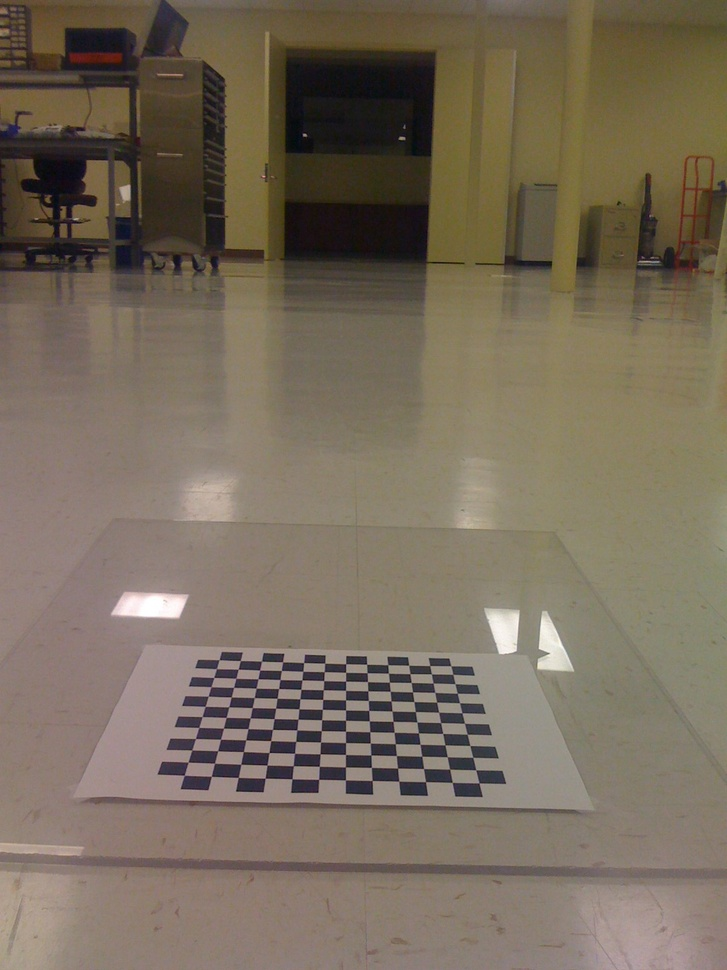
//> input picture Learning-OpenCV-3_examples/datas/birdseye/IMG_0214.jpg, 727 x 970 px, shrunk from 1200 x 1600 before the run
$ ./example_12-01 ../../datas/birdseye/IMG_0214.jpg   (built with g++ and OpenCV 4)
//> lines starting //> are read from the running program, lines starting //| are printed output that depends on the picture
// Example 12-1. Using cv::dft() and cv::idft() to accelerate
// the computation of convolutions

#include "stdafx.h"
#include "..\..\_opencv.h"

using std::cout;
using std::endl;

int main(int argc, char** argv) {
	if (argc != 2) {
		cout << "\nExample 12-1. Using cv::dft() and cv::idft() to accelerate the"
			<< "\n computation of convolutions"
			<< "\nFourier Transform\nUsage: "
			<< argv[0] << " <path/imagename>\n" << endl;
		return -1;
	}

	cv::Mat A = cv::imread(argv[1], 0);
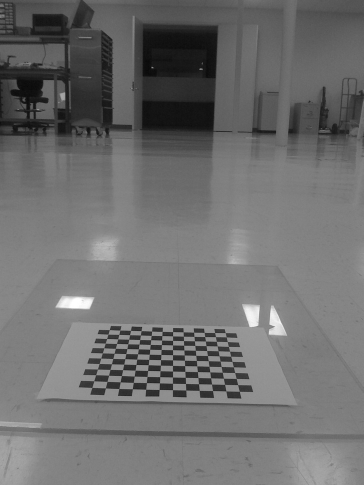
//> A: 970 rows x 727 cols, CV_8UC1 (shown at 1/2 size); min 2, max 255, mean 109.9

	if (A.empty()) {
		cout << "Cannot load " << argv[1] << endl;
		return -1;
	}

	cv::Size patchSize(100, 100);
	cv::Point topleft(A.cols / 2, A.rows / 2);
	cv::Rect roi(topleft.x, topleft.y, patchSize.width, patchSize.height);
	cv::Mat B = A(roi);

	int dft_M = cv::getOptimalDFTSize(A.rows + B.rows - 1);
	int dft_N = cv::getOptimalDFTSize(A.cols + B.cols - 1);

	cv::Mat dft_A = cv::Mat::zeros(dft_M, dft_N, CV_32F);
	cv::Mat dft_B = cv::Mat::zeros(dft_M, dft_N, CV_32F);

	cv::Mat dft_A_part = dft_A(cv::Rect(0, 0, A.cols, A.rows));
	cv::Mat dft_B_part = dft_B(cv::Rect(0, 0, B.cols, B.rows));

	A.convertTo(dft_A_part, dft_A_part.type(), 1, -mean(A)[0]);
	B.convertTo(dft_B_part, dft_B_part.type(), 1, -mean(B)[0]);
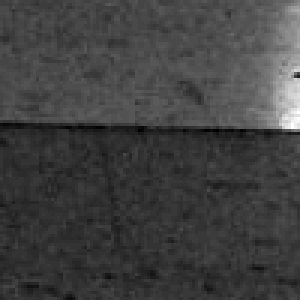
//> dft_B_part: 100 rows x 100 cols, CV_32FC1 (shown 3 times larger); min -15.06, max 43.94, mean 0; drawn with min black and max white
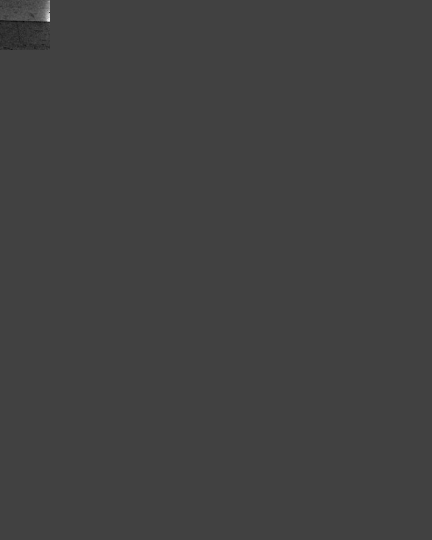
//> dft_B: 1080 rows x 864 cols, CV_32FC1 (shown at 1/2 size); min -15.06, max 43.94, mean 0; drawn with min black and max white

	cv::dft(dft_A, dft_A, 0, A.rows);
	cv::dft(dft_B, dft_B, 0, B.rows);
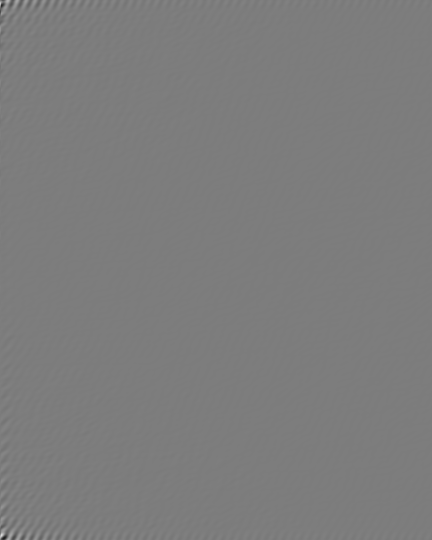
//> dft_B: 1080 rows x 864 cols, CV_32FC1 (shown at 1/2 size); min -26046, max 27102.4, mean -1; drawn with min black and max white

	// set the last parameter to false to compute convolution instead of correlation
	//
	cv::mulSpectrums(dft_A, dft_B, dft_A, 0, true);
	cv::idft(dft_A, dft_A, cv::DFT_SCALE, A.rows + B.rows - 1);

	cv::Mat corr = dft_A(cv::Rect(0, 0, A.cols + B.cols - 1, A.rows + B.rows - 1));
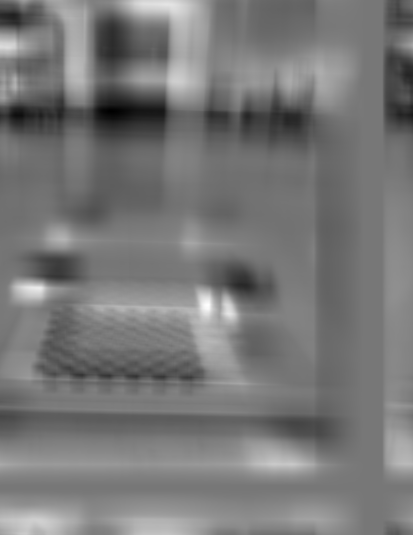
//> corr: 1069 rows x 826 cols, CV_32FC1 (shown at 1/2 size); min -1291132.4, max 1456445.1, mean -1071.2; drawn with min black and max white
	cv::normalize(corr, corr, 0, 1, cv::NORM_MINMAX, corr.type());
	cv::pow(corr, 3.0, corr);

	B ^= cv::Scalar::all(255);
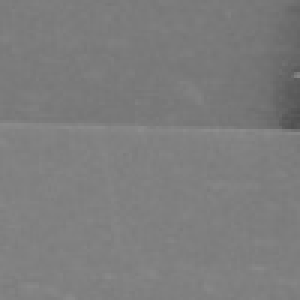
//> B: 100 rows x 100 cols, CV_8UC1 (shown 3 times larger); min 81, max 140, mean 124.9

	cv::imshow("Image", A);
	cv::imshow("ROI", B);

	cv::imshow("Correlation", corr);
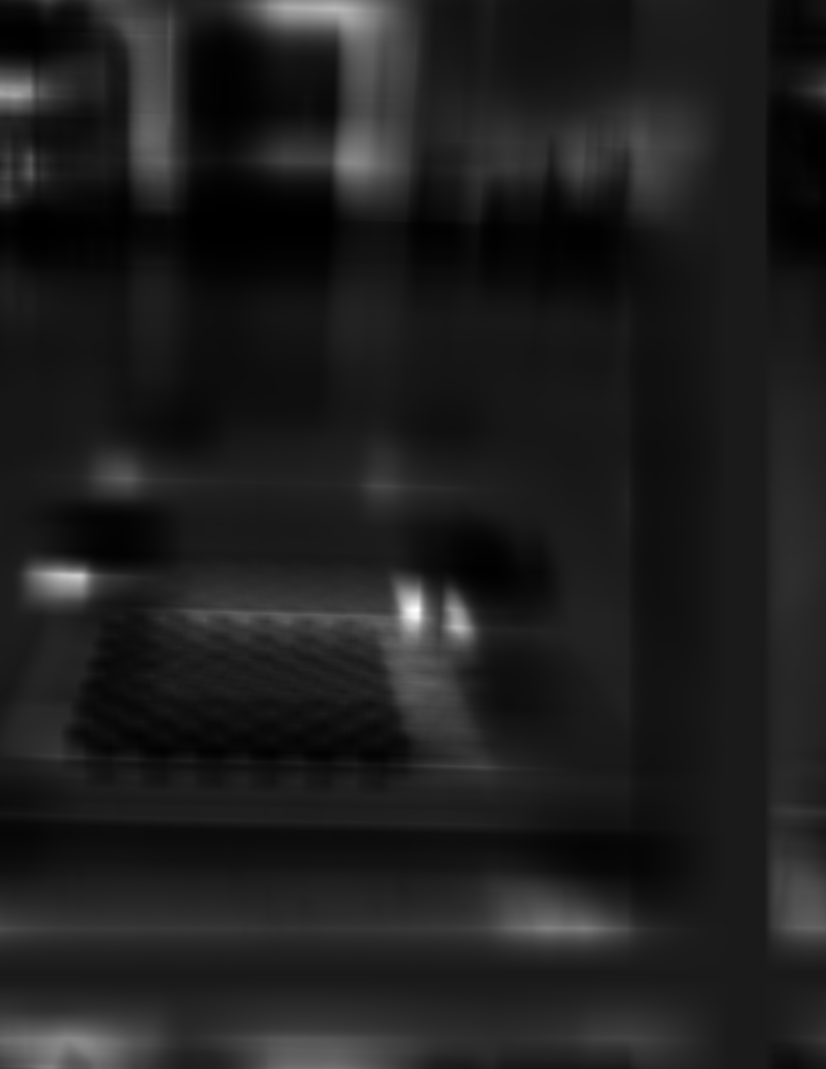
//> window 'Correlation': 1069 rows x 826 cols, CV_8UC1; min 0, max 255, mean 30.6
	cv::waitKey();

	return 0;
}

$ run again, on Learning-OpenCV-3_examples/datas/birdseye/IMG_0217.jpg
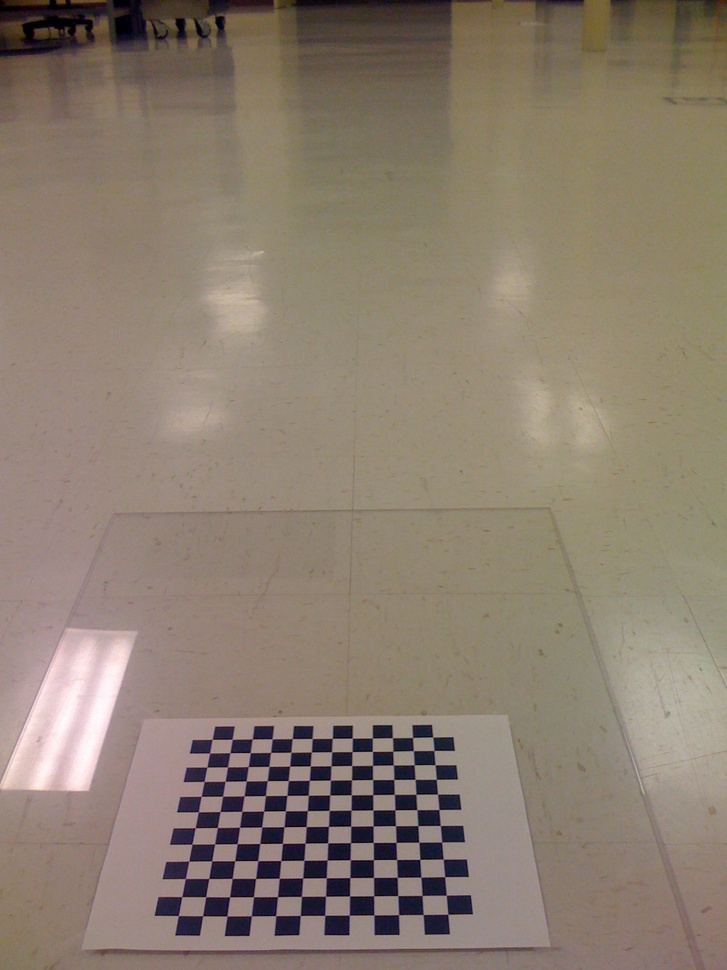
//> input picture Learning-OpenCV-3_examples/datas/birdseye/IMG_0217.jpg, 727 x 970 px, shrunk from 1200 x 1600 before the run
//> `cv::Mat corr = dft_A(cv::Rect(0, 0, A.cols + B.cols - 1, A.rows + B.ro..`:
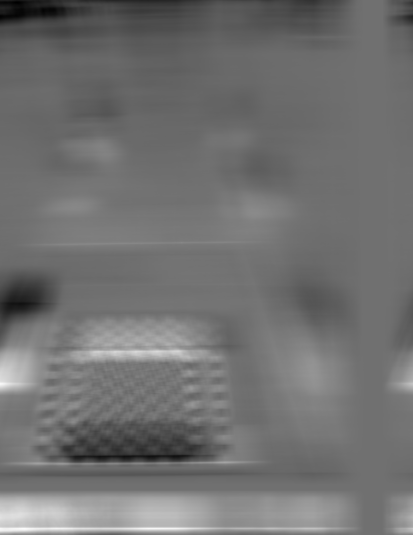
//> corr: 1069 rows x 826 cols, CV_32FC1 (shown at 1/2 size); min -689855.4, max 870766.2, mean 1480.4; drawn with min black and max white
//> `cv::imshow("Correlation", corr);`:
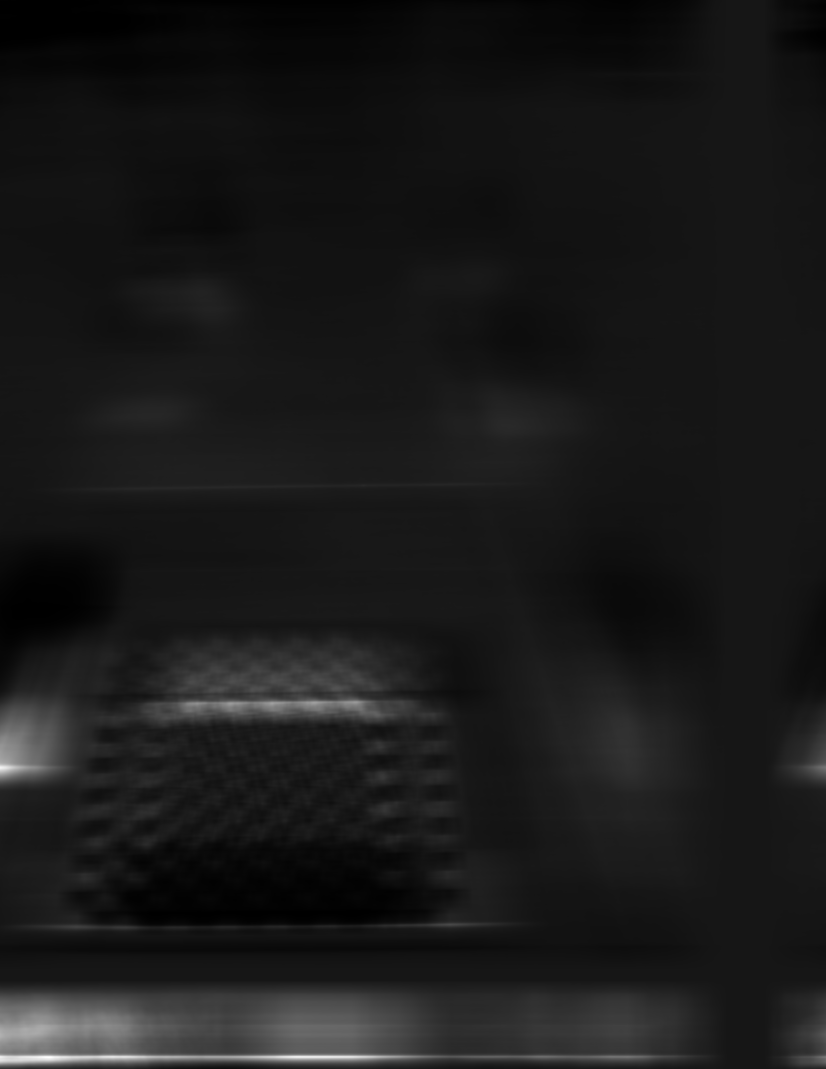
//> window 'Correlation': 1069 rows x 826 cols, CV_8UC1; min 0, max 255, mean 25.4

$ run again, on Learning-OpenCV-3_examples/datas/birdseye/IMG_0218.jpg
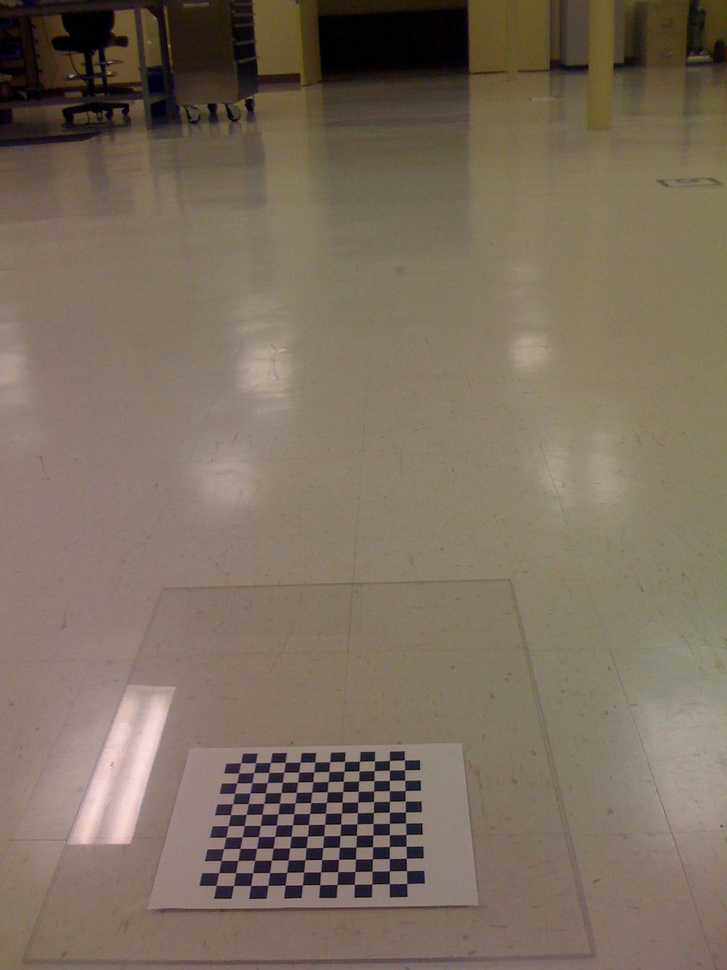
//> input picture Learning-OpenCV-3_examples/datas/birdseye/IMG_0218.jpg, 727 x 970 px, shrunk from 1200 x 1600 before the run
//> `B ^= cv::Scalar::all(255);`:
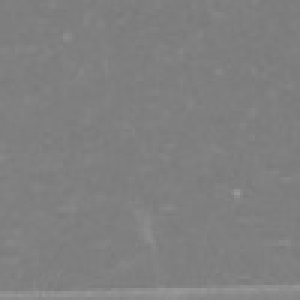
//> B: 100 rows x 100 cols, CV_8UC1 (shown 3 times larger); min 121, max 151, mean 127.7
//> `cv::imshow("Correlation", corr);`:
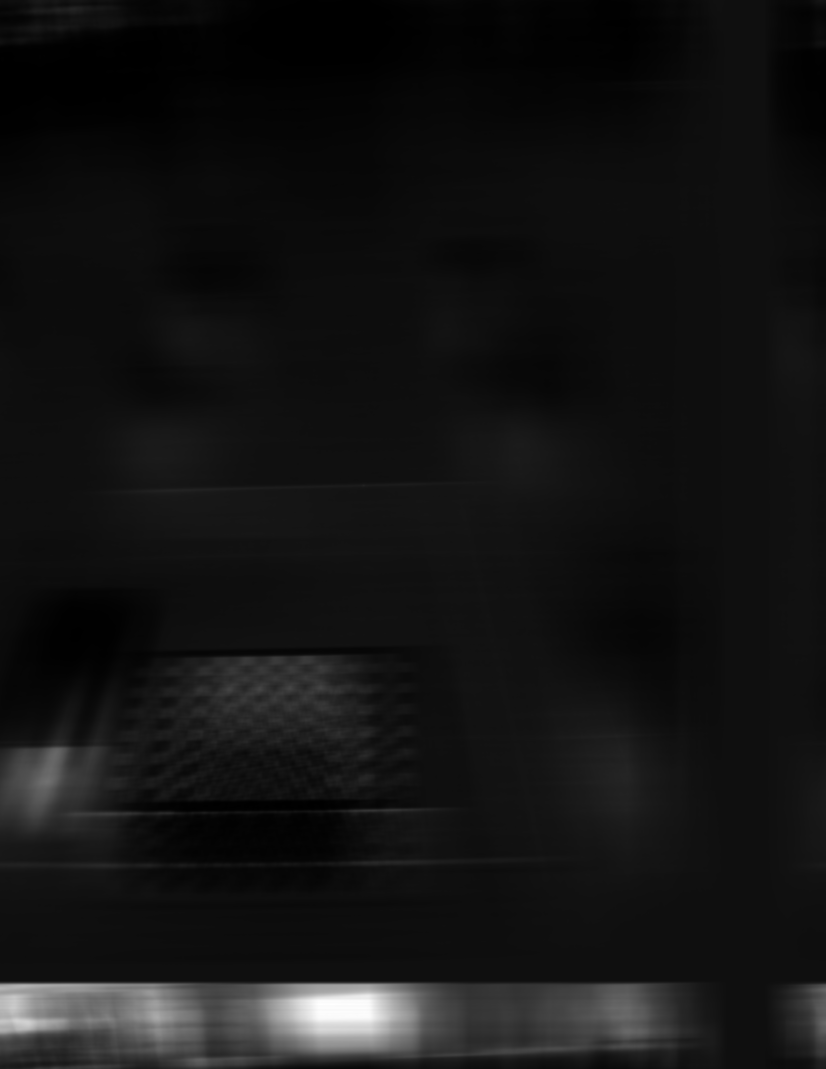
//> window 'Correlation': 1069 rows x 826 cols, CV_8UC1; min 0, max 255, mean 19.7
